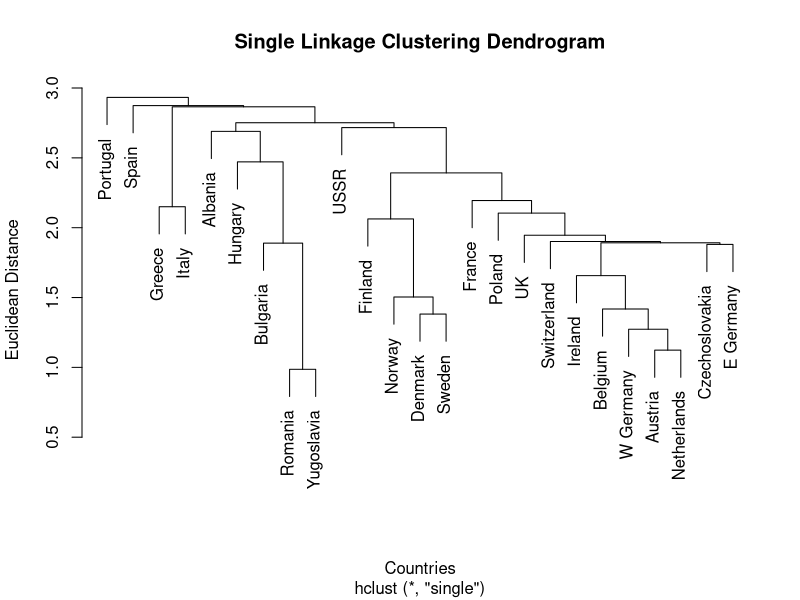
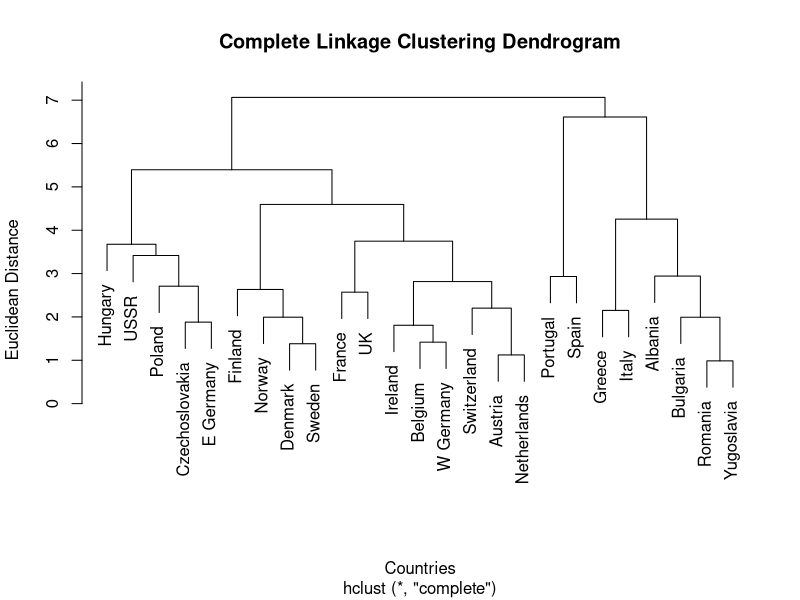
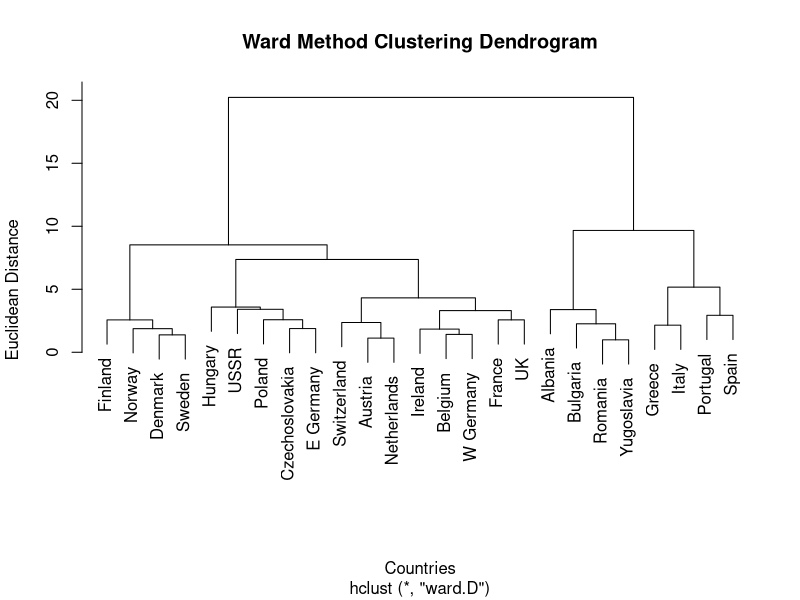
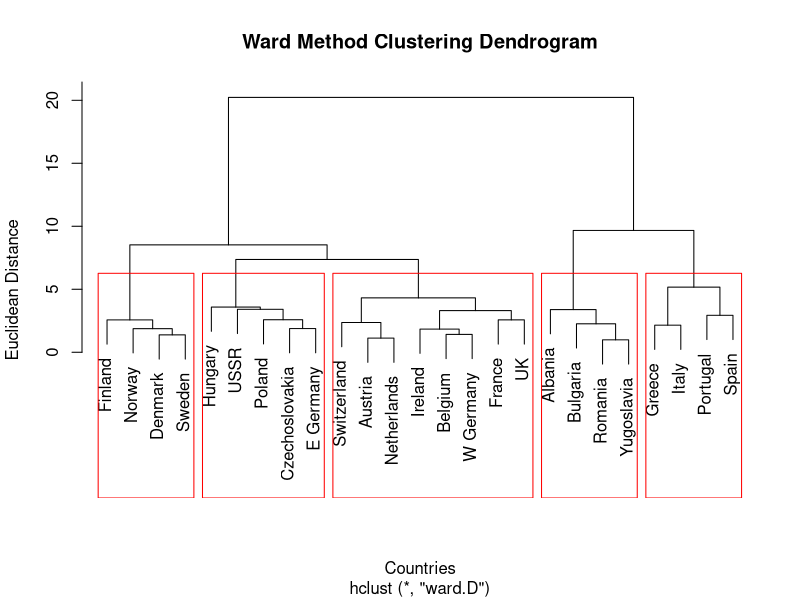

Write R code to recreate these figures, in order. (Note: this script raises an error after producing the figures.)
## ---- chunk 1
#install.packages("ggdendro")
library(ggplot2)
library(ggdendro)
library(cluster)
par(mfrow = c(1, 1))
## ---- chunk 2
# Setup data for clustering
protein <- read.csv("day3/data/protein.txt", sep = "\t", header = TRUE)
row.names(protein) <- protein$Country
protein <- protein[, -1]
protein <- scale(protein)
## ---- chunk 3
# Single Linkage Clustering
# Setup
single_linkage <- hclust(dist(protein), method = "single")

# Convert to dendrogram object
plot(single_linkage, main = "Single Linkage Clustering Dendrogram", xlab = "Countries", ylab = "Euclidean Distance")
## ---- chunk 4
# Complete Linkage Clustering
# Setup
complete_linkage <- hclust(dist(protein), method = "complete")

plot(complete_linkage, main = "Complete Linkage Clustering Dendrogram", xlab = "Countries", ylab = "Euclidean Distance")
## ---- chunk 5
# Ward Method Clustering
# Setup
ward_linkage <- hclust(dist(protein), method = "ward.D")

plot(ward_linkage, main = "Ward Method Clustering Dendrogram", xlab = "Countries", ylab = "Euclidean Distance")
## ---- chunk 6
plot(ward_linkage, main = "Ward Method Clustering Dendrogram", xlab = "Countries", ylab = "Euclidean Distance")
rect.hclust(ward_linkage, k = 5, border = "red")
## ---- chunk 7
# Perform PCA on data
pca <- prcomp(protein, scale = TRUE)

# Get loadings of PC
loadings <- pca$rotation
loadings_data <- data.frame(Variable = rownames(loadings), PC1 = loadings[, 1], PC2 = loadings[, 2])

# Perform Dimensionality reduction
scores <- pca$x
pca_data <- data.frame(Country = data$Country, PC1 = scores[, 1], PC2 = scores[, 2])

ggplot() + 
  geom_point(data = pca_data, aes(x = PC1, y = PC2)) + 
  geom_text_repel(data = pca_data, aes(x = PC1, y = PC2, label = Country)) +
  geom_segment(data = loadings_data, aes(x = 0, y = 0, xend = PC1, yend = PC2),
               arrow = arrow(length = unit(0.3, "cm")), color = "red") +
  geom_text_repel(data = loadings_data, aes(x = PC1, y = PC2, label = Variable), color = "red") +
  labs(title = "PCA Biplot of Protein Data", x = "PC1", y = "PC2") +
  theme_minimal()
## ---- chunk 8
set.seed(1)

# k-means function on 1-dimensional data vector x
my.kmean <- function(x, k) {
  # Init data frame to store cluster assignments
  cluster_assignments <- data.frame(x = x, cluster = rep(NA, length(x)))

  # Initialize k clusters with random centroids
  centroids <- runif(k, min(x), max(x))
  
  for (i in 1:1000) {
    # Assign each data point to the nearest cluster
    cluster_assignments$cluster <- sapply(x, function(x) which.min(abs(x - centroids)))
    
    # Update centroids
    new_centroids <- rep(NA, k)

    for (cluster in 1:k) {
      points_in_cluster <- x[cluster_assignments$cluster == cluster]
      new_centroids[cluster] <- mean(points_in_cluster)
    }

    # Check for convergence
    if (all(centroids == new_centroids)) {
      break
    } else {
      centroids <- new_centroids
    }
  }
  
  print(paste("Centroids: ", centroids))
  print(paste("Converged after ", i, " iterations"))
  return(cluster_assignments)
}

my.kmean(c(1,2,1,3,2,6,5,7,6,12), 3)
